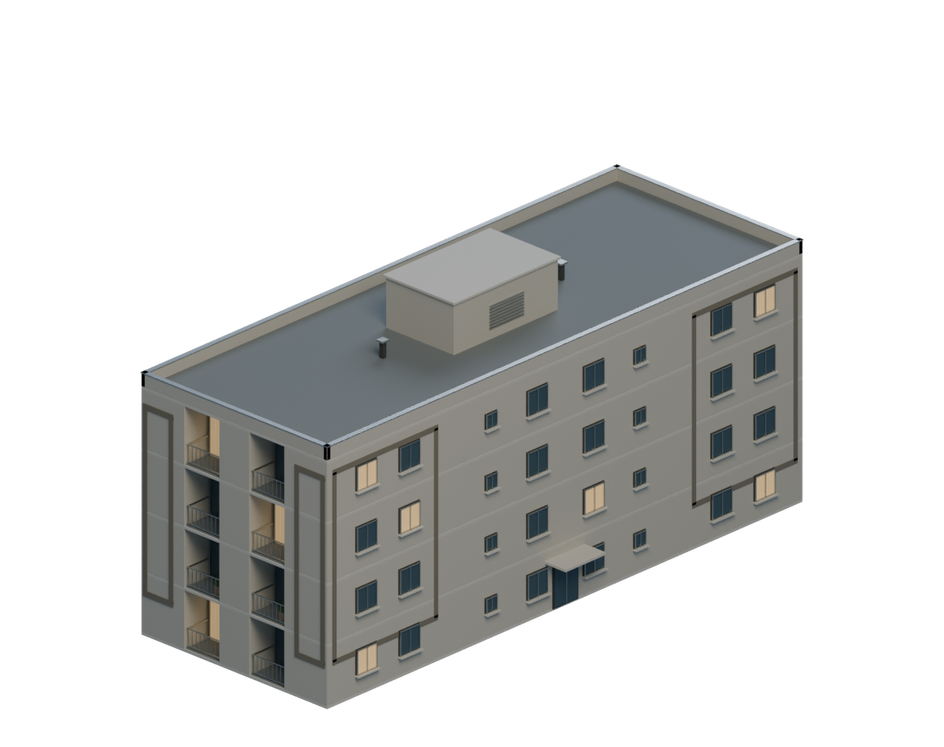
#> input picture v1.5/miniaturas/monte-das-colinas_blender/detalhe.png, 944 x 747 px, shrunk from 1200 x 950 before the run
$ python compara_luz.py monte-das-colinas_blender/detalhe.png monte-das-colinas_blender/detalhe.png
#> lines starting #> are read from the running program, lines starting #| are printed output that depends on the picture
# -*- coding: utf-8 -*-
"""Quanto de luz a pagina avulsa perde por nao ter o bake.

    python miniaturas/compara_luz.py avulsa.png renderizador.png

A pergunta nao e "qual esta mais bonita" -- e "o que o bake acrescenta que a luz
analitica nao da". A resposta e MEDIDA, porque a olho as duas parecem um comodo branco.

O que se mede, na regiao da cena (a ficha embaixo fica de fora por recorte):

  media    -- exposicao. Se uma esta muito mais clara, o resto nao compara.
  faixa    -- p95 menos p5. Luz chapada comprime a faixa: parede inteira no mesmo tom.
  desvio   -- espalhamento em volta da media.
  planura  -- % de pixels a +-3 do tom mais comum. E a medida direta do defeito: com
              oclusao os cantos caem e esse numero DESCE. Perto de 100% e tinta, nao luz.
  escuro%  -- pixels abaixo de 60. Canto de parede sem bake nao escurece nunca.

`planura` e `escuro%` sao os dois que decidem: se a avulsa tiver planura parecida e
escuro% parecido, o bake nao esta acrescentando o suficiente pra pagar 900 linhas.
"""
import sys
from collections import Counter

from PIL import Image


def stats(caminho, recorte=None):
#> called with caminho = 'monte-das-colinas_blender/detalhe.png'
    im = Image.open(caminho).convert("L")
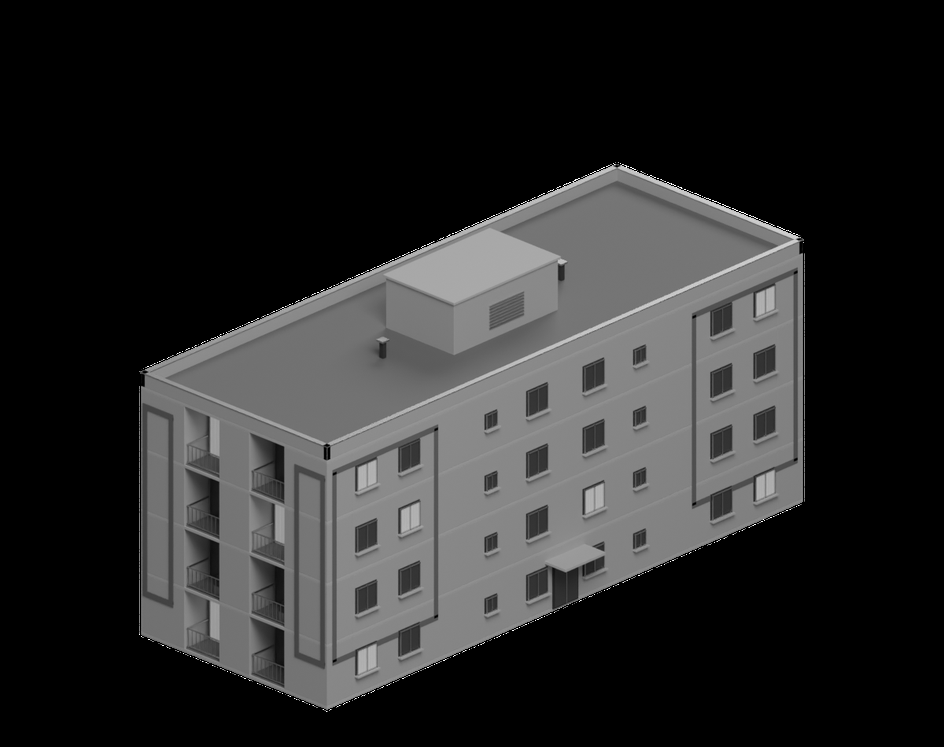
#> im: PIL image 944x747 L; min 0, max 255, mean 42.4
    if recorte:
        im = im.crop(recorte)
    px = list(im.getdata())
#> px = 705168 items
    n = len(px)
#> n = 705168
    px.sort()
    media = sum(px) / n
#> media = 42.37
    p5, p95 = px[int(n * 0.05)], px[int(n * 0.95)]
#> p5 = 0; p95 = 138
    var = sum((v - media) ** 2 for v in px) / n
#> var = 3551.9
    modo = Counter(px).most_common(1)[0][0]
#> modo = 0
    perto = sum(1 for v in px if abs(v - modo) <= 3) / n
#> perto = 0.645
    escuro = sum(1 for v in px if v < 60) / n
#> escuro = 0.666
    return {"n": n, "media": media, "faixa": p95 - p5, "desvio": var ** 0.5,
            "planura": perto * 100, "escuro": escuro * 100, "modo": modo}


def main():
    if len(sys.argv) < 3:
        print(__doc__)
        return 1
    rotulos = ("avulsa", "renderizador")
    saidas = []
    for i, arg in enumerate(sys.argv[1:3]):
        # `--recorte x0,y0,x1,y1` logo depois do arquivo, se a cena nao for a imagem toda
        rec = None
        j = 3 + i
        if len(sys.argv) > j and sys.argv[j].startswith("--recorte"):
            rec = tuple(int(v) for v in sys.argv[j].split("=")[1].split(","))
        saidas.append((rotulos[i], stats(arg, rec)))

    print("%-14s %8s %7s %8s %9s %9s" % ("", "media", "faixa", "desvio", "planura%", "escuro%"))
    for nome, s in saidas:
        print("%-14s %8.1f %7d %8.1f %9.1f %9.2f"
              % (nome, s["media"], s["faixa"], s["desvio"], s["planura"], s["escuro"]))
#> this loop made 2 passes
#> nome on passes 1 to 2: 'avulsa', 'renderizador'
#| avulsa             42.4     138     59.6      64.5     66.57
#| renderizador       42.4     138     59.6      64.5     66.57
    a, b = saidas[0][1], saidas[1][1]
#> a = {'n': 705168, 'media': 42.37, 'faixa': 138, 'desvio': 59.6, 'planura': 64.49, 'escuro': 66.57, 'modo': 0}; b has the same summary as a
    print()
    print("faixa:   %+.0f%%  (o bake ALARGA; negativo = a avulsa comprime)"
          % (100 * (a["faixa"] - b["faixa"]) / max(1, b["faixa"])))
#| faixa:   +0%  (o bake ALARGA; negativo = a avulsa comprime)
    print("planura: %+.1f pontos (o bake BAIXA; positivo = a avulsa e mais chapada)"
          % (a["planura"] - b["planura"]))
#| planura: +0.0 pontos (o bake BAIXA; positivo = a avulsa e mais chapada)
    print("escuro:  %+.2f pontos (o bake SOBE; negativo = a avulsa nao tem canto escuro)"
          % (a["escuro"] - b["escuro"]))
#| escuro:  +0.00 pontos (o bake SOBE; negativo = a avulsa nao tem canto escuro)
    return 0


if __name__ == "__main__":
    sys.exit(main())
#> (the program exits here)
